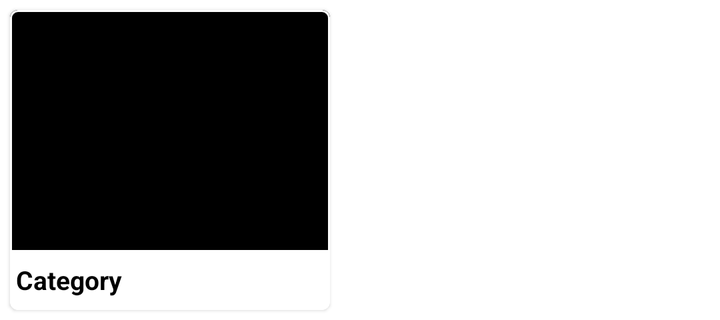
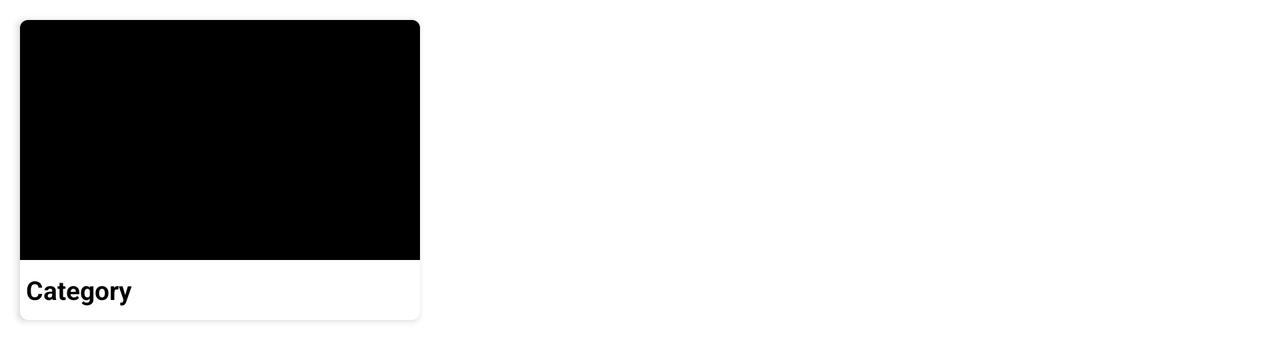

An Android layout and its configuration variant, each rendered on a device that would load it. The default file and the variant file are quoted in full after the pictures.
<!-- AndroidManifest.xml: application theme AppTheme -->
<!-- res/layout/cardview_item.xml -->
<?xml version="1.0" encoding="utf-8"?>
<com.google.android.material.card.MaterialCardView xmlns:android="http://schemas.android.com/apk/res/android"
    android:layout_width="160dp"
    android:layout_height="150dp"
    xmlns:app="http://schemas.android.com/apk/res-auto"
    app:strokeWidth="1dp"
    android:layout_margin="5dp"
    android:clickable="true"
    app:cardCornerRadius="4dp">
<LinearLayout
    android:orientation="vertical"
    android:layout_width="match_parent"
    android:layout_height="match_parent">

    <ImageView
        android:id="@+id/category_img"
        android:layout_width="match_parent"
        android:layout_height="120dp"
        android:background="#000000"
        android:scaleType="centerCrop" />
    <TextView
        android:id="@+id/category_name"
        android:paddingLeft="3dp"
        android:textSize="13sp"
        android:gravity="center_vertical"
        android:textStyle="bold"
        android:textColor="#000000"
        android:layout_width="match_parent"
        android:layout_height="match_parent"
        android:text="Category"/>
</LinearLayout>
</com.google.android.material.card.MaterialCardView>
<!-- resources referenced by this layout -->
<resources>
  <style name="AppTheme" parent="Theme.MaterialComponents.Light.NoActionBar">
          
          <item name="colorPrimary">#4881E9</item>
          <item name="colorPrimaryDark">#666666</item>
          <item name="colorAccent">@color/colorAccent</item>
          <item name="android:windowContentTransitions">true</item>
  
      </style>
</resources>
<!-- res/layout-land/cardview_item.xml (the repository's variant of the layout above) -->
<!-- drawn on the phone turned sideways -->
<?xml version="1.0" encoding="utf-8"?>
<androidx.cardview.widget.CardView xmlns:android="http://schemas.android.com/apk/res/android"
    android:id="@+id/cardView_id"
    android:layout_width="200dp"
    android:layout_height="150dp"
    xmlns:app="http://schemas.android.com/apk/res-auto"
    app:strokeWidth="1dp"
    android:layout_margin="10dp"
    android:clickable="true"
    android:onClick="toast"
    app:cardCornerRadius="4dp">
<LinearLayout
    android:orientation="vertical"
    android:layout_width="match_parent"
    android:layout_height="match_parent">

    <ImageView
        android:id="@+id/category_img"
        android:layout_width="match_parent"
        android:layout_height="120dp"
        android:background="#000000"
        android:scaleType="centerCrop" />
    <TextView
        android:id="@+id/category_name"
        android:paddingLeft="3dp"
        android:textSize="13sp"
        android:gravity="center_vertical"
        android:textStyle="bold"
        android:textColor="#000000"
        android:layout_width="match_parent"
        android:layout_height="match_parent"
        android:text="Category"/>
</LinearLayout>
</androidx.cardview.widget.CardView>
